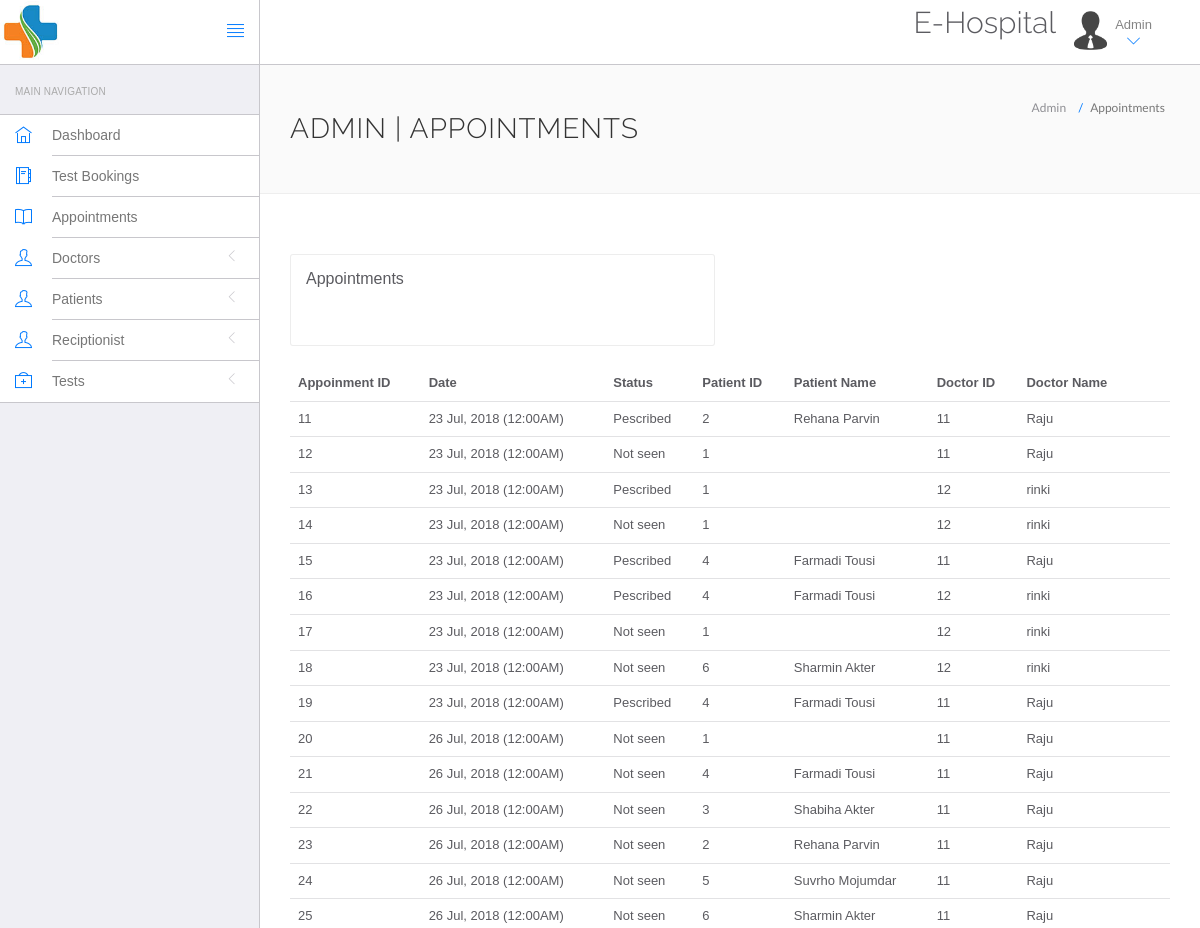
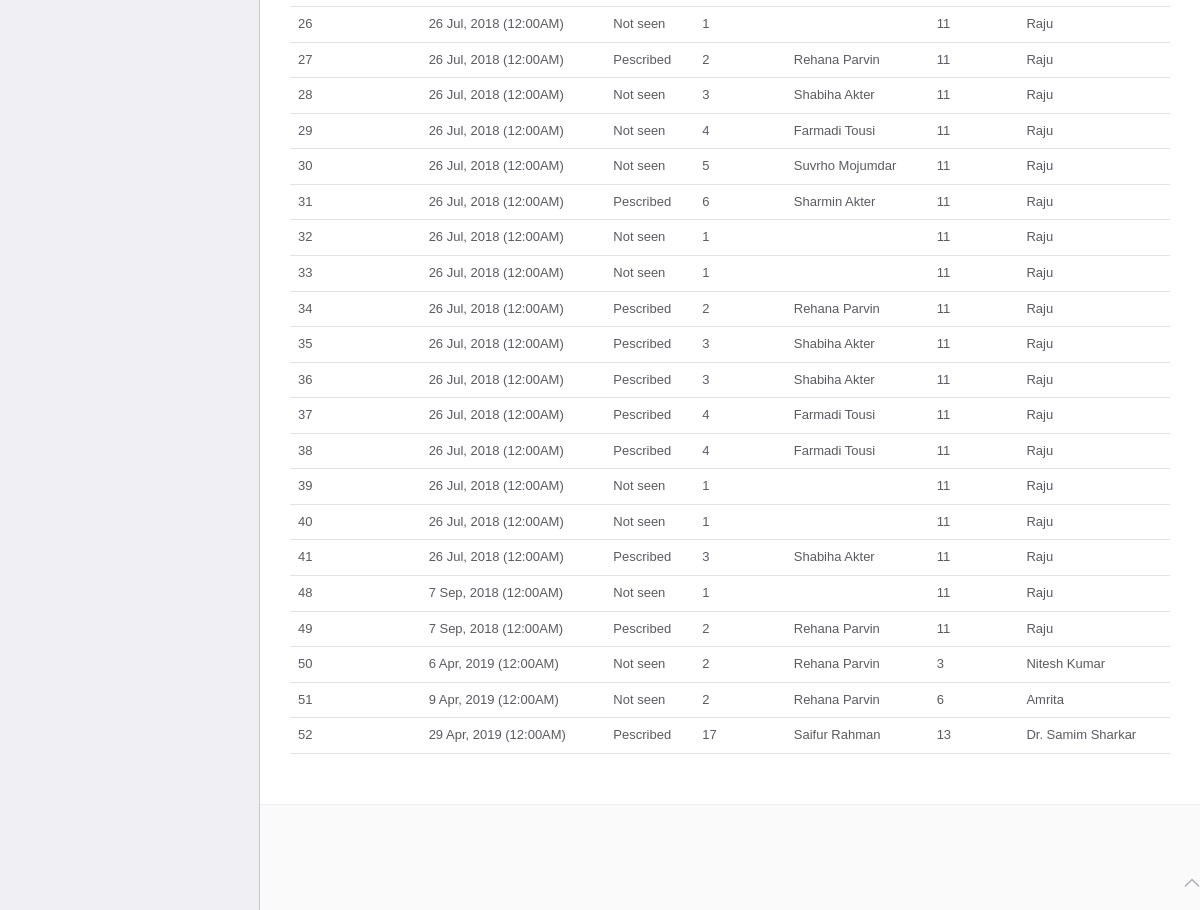
The app's page /admin/appointments.php (signed in), older data (2 pictures, top to bottom).
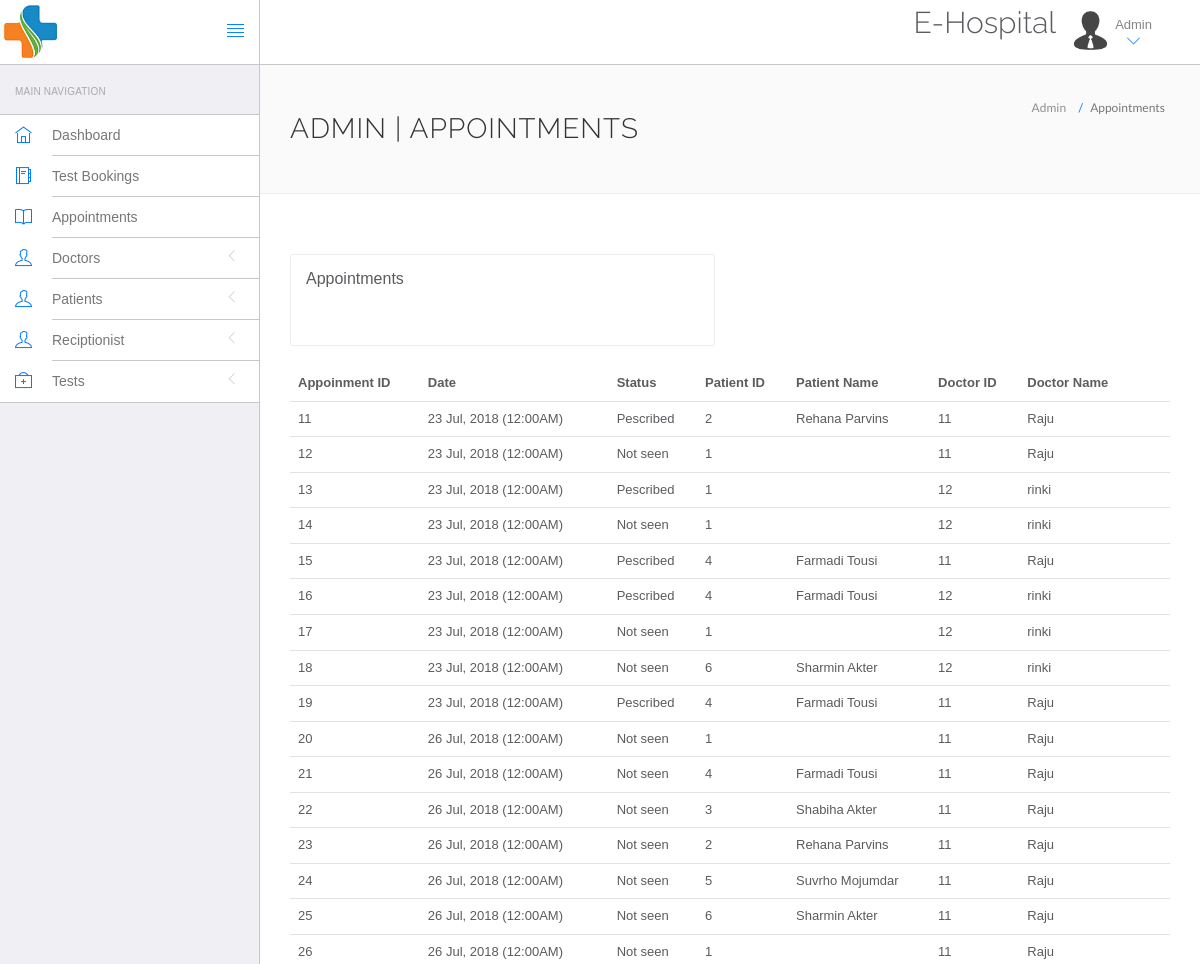
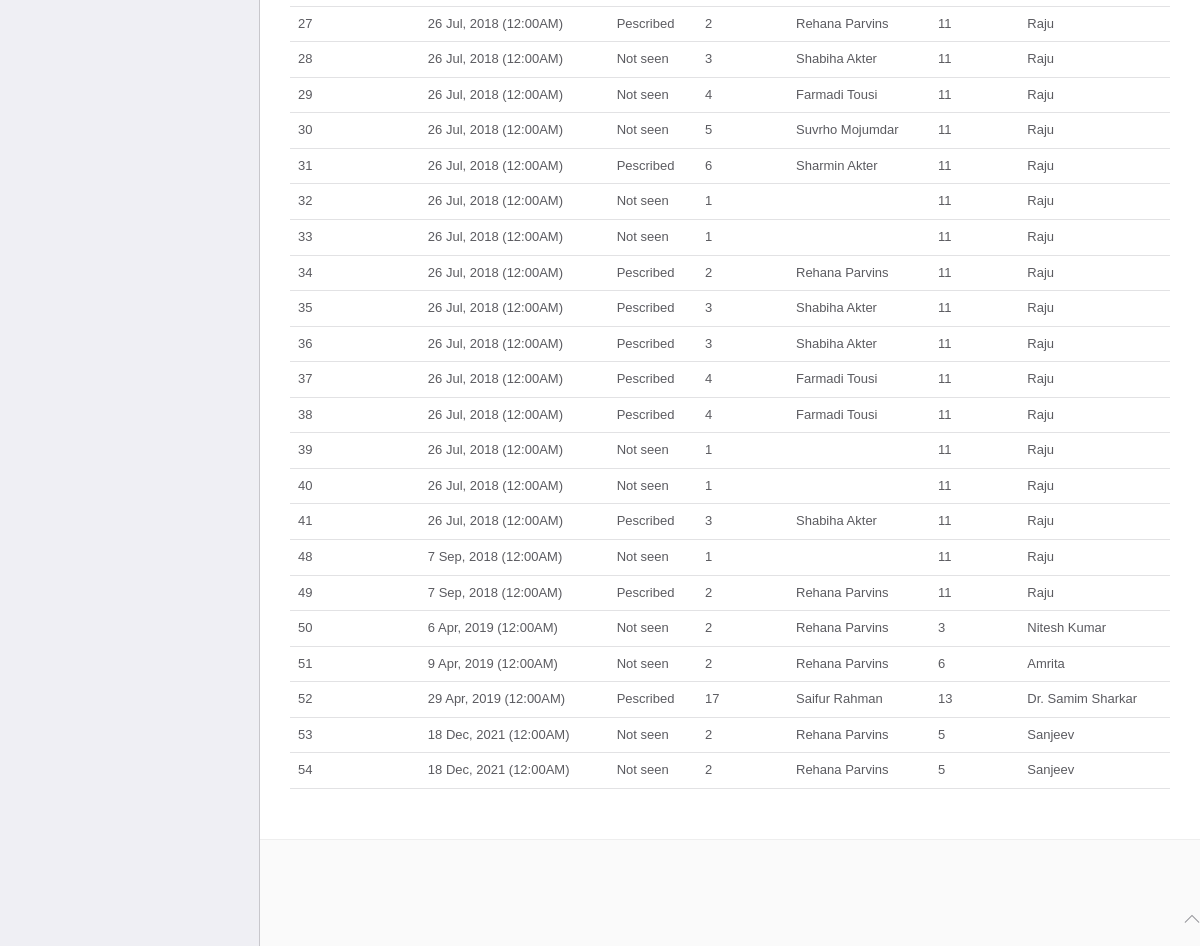
The same page, newer data (2 pictures, top to bottom).
### tables this page shows
CREATE TABLE IF NOT EXISTS `appointment` (
  `apid` int(11) NOT NULL AUTO_INCREMENT,
  `patid` int(11) NOT NULL,
  `docid` int(11) NOT NULL,
  `date` date NOT NULL,
  `slno` int(11) NOT NULL,
  `status` tinyint(4) NOT NULL,
  `prescription` text NOT NULL,
  PRIMARY KEY (`apid`)
);

CREATE TABLE IF NOT EXISTS `patients` (
  `patid` int(11) NOT NULL AUTO_INCREMENT,
  `fullname` varchar(50) NOT NULL,
  `gender` varchar(6) NOT NULL,
  `age` int(11) NOT NULL,
  `address` varchar(100) NOT NULL,
  `phone` varchar(90) NOT NULL,
  `datetime` datetime(6) NOT NULL,
  `blood_group` varchar(11) NOT NULL,
  `email` varchar(50) NOT NULL,
  `password` varchar(50) NOT NULL,
  PRIMARY KEY (`patid`)
);

CREATE TABLE IF NOT EXISTS `doctors` (
  `id` int(11) NOT NULL AUTO_INCREMENT,
  `specilization` varchar(255) NOT NULL,
  `doctorName` varchar(255) NOT NULL,
  `address` longtext NOT NULL,
  `docFees` varchar(255) NOT NULL,
  `contactno` bigint(11) NOT NULL,
  `docEmail` varchar(255) NOT NULL,
  `password` varchar(255) NOT NULL,
  `creationDate` timestamp NOT NULL DEFAULT CURRENT_TIMESTAMP,
  `updationDate` varchar(255) NOT NULL,
  PRIMARY KEY (`id`)
);

### include/basicdb.php (called while the page is built, shortened)
<?php
function get_all($table)
{
	global $con;
	$sql = "SELECT * from $table";
	$result = mysqli_query($con, $sql);
	return (mysqli_num_rows($result) > 0) ? $result : 0;
}
function get_by_id($table, $tableid, $id)
{
	global $con;
	$sql = "SELECT * FROM $table WHERE $tableid='$id' LIMIT 1";
	$result = mysqli_query($con, $sql);
	if (mysqli_num_rows($result) > 0) {
		return mysqli_fetch_array($result);
	} else {
		return 0;
	}
}

### admin/appointments.php (the view, shortened to what the changed rows need)
<?php
include('include/config.php');
include('../include/basicdb.php');
?>
<!DOCTYPE html>
<html lang="en">
<head>
    <link rel="stylesheet" href="vendor/bootstrap/css/bootstrap.min.css">
    <link rel="stylesheet" href="vendor/fontawesome/css/font-awesome.min.css">
    <link rel="stylesheet" href="vendor/themify-icons/themify-icons.min.css">
    <link href="vendor/animate.css/animate.min.css" rel="stylesheet" media="screen">
    <link href="vendor/perfect-scrollbar/perfect-scrollbar.min.css" rel="stylesheet" media="screen">
    <link href="vendor/switchery/switchery.min.css" rel="stylesheet" media="screen">
    <link href="vendor/bootstrap-touchspin/jquery.bootstrap-touchspin.min.css" rel="stylesheet" media="screen">
    <link href="vendor/select2/select2.min.css" rel="stylesheet" media="screen">
    <link href="vendor/bootstrap-datepicker/bootstrap-datepicker3.standalone.min.css" rel="stylesheet" media="screen">
    <link href="vendor/bootstrap-timepicker/bootstrap-timepicker.min.css" rel="stylesheet" media="screen">
    <link rel="stylesheet" href="assets/css/styles.css">
    <link rel="stylesheet" href="assets/css/plugins.css">
    <link rel="stylesheet" href="assets/css/themes/theme-1.css" id="skin_color" />
</head>
<body>
    <div id="app">
        <div class="app-content">
            <?php include('include/header.php'); ?>
            <div class="main-content">
                <div class="wrap-content container" id="container">
                    <section id="page-title">
                        <div class="row">
                            <div class="col-sm-8">
                                <h1 class="mainTitle">Admin | Appointments</h1>
                            </div>
                        </div>
                    </section>
                    <div class="container-fluid container-fullw bg-white">
                        <div class="row">
                            <div class="col-md-12">
                                <table class="table table-hover" id="sample-table-1">
                                    <thead>
                                        <tr>
                                            <th>Appoinment ID</th>
                                            <th>Date </th>
                                            <th>Status</th>
                                            <th>Patient ID</th>
                                            <th>Patient Name</th>
                                            <th>Doctor ID</th>
                                            <th>Doctor Name</th>
                                        </tr>
                                    </thead>
                                    <tbody>
                                        <?php
                                        $appoint = get_all("appointment");
                                        if ($appoint) {
                                            while ($row = $appoint->fetch_assoc()) {
                                                $row2 = get_by_id("patients", "patid", $row["patid"]);
                                                $row3 = get_by_id("doctors", "id", $row["docid"]);
                                        ?>
                                                <tr>
                                                    <td> <?= $row["apid"]; ?></td>
                                                    <td><?php echo date("j M, Y (h:iA)", strtotime($row['date'])); ?></td>
                                                    <td><?= ($row["status"] == 0) ? "Not seen" : "Pescribed"; ?> </td>
                                                    <td class="hide-on-small-only"> <?= $row["patid"]; ?></td>
                                                    <td class="hide-on-small-only"> <?= $row2["fullname"]; ?></td>
                                                    <td class="hide-on-small-only"> <?= $row3["id"]; ?></td>
                                                    <td class="hide-on-small-only"> <?= $row3["doctorName"]; ?></td>
                                                </tr>
                                        <?php
                                            }
                                        }
                                        ?>
                                    </tbody>
                                </table>
                            </div>
                        </div>
                    </div>
                </div>
            </div>
        </div>
    </div>
</body>
</html>

Row changes from the older to the newer data that the page shows:
changed through a linked row, appointment id 11: patid.fullname "Rehana Parvin" → "Rehana Parvins"
changed through a linked row, appointment id 23: patid.fullname "Rehana Parvin" → "Rehana Parvins"
changed through a linked row, appointment id 27: patid.fullname "Rehana Parvin" → "Rehana Parvins"
changed through a linked row, appointment id 34: patid.fullname "Rehana Parvin" → "Rehana Parvins"
changed through a linked row, appointment id 49: patid.fullname "Rehana Parvin" → "Rehana Parvins"
changed through a linked row, appointment "6 Apr, 2019 (12:00AM)": patid.fullname "Rehana Parvin" → "Rehana Parvins"
changed through a linked row, appointment "9 Apr, 2019 (12:00AM)": patid.fullname "Rehana Parvin" → "Rehana Parvins"
added appointment: apid "53", date "18 Dec, 2021 (12:00AM)", status "Not seen", patid "2", patid.fullname "Rehana Parvins", doctors.id "5", doctors.doctorName "Sanjeev"
added appointment: apid "54", date "18 Dec, 2021 (12:00AM)", status "Not seen", patid "2", patid.fullname "Rehana Parvins", doctors.id "5", doctors.doctorName "Sanjeev"
